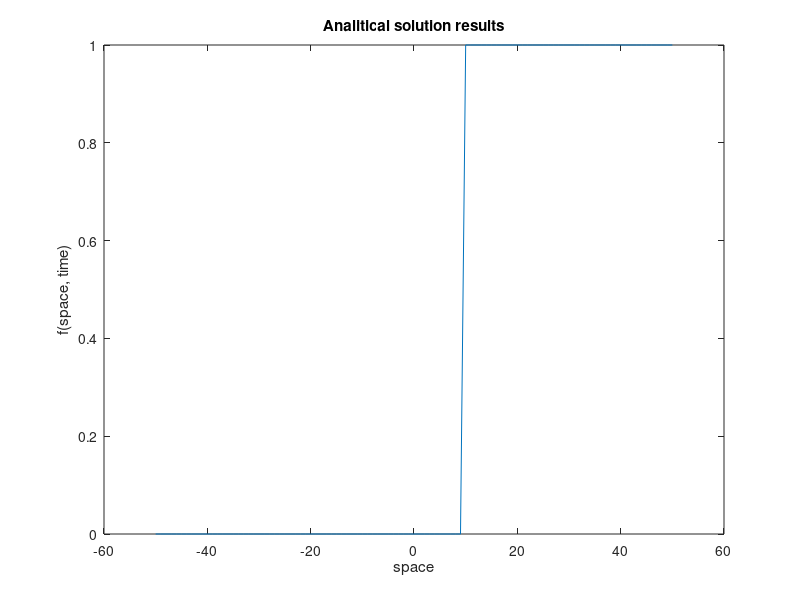

Write the MATLAB code that produced this figure. (Note: this script raises an error after producing the figure.)



analitycal = [0
0
0
0
0
0
0
0
0
0
0
0
0
0
0
0
0
0
0
0
0
0
0
0
0
0
0
0
0
0
0
0
0
0
0
0
0
0
0
0
0
0
0
0
0
0
0
0
0
0
0
0
0
0
0
0
0
0
0
1
1
1
1
1
1
1
1
1
1
1
1
1
1
1
1
1
1
1
1
1
1
1
1
1
1
1
1
1
1
1
1
1
1
1
1
1
1
1
1
1
]


x = [-50
-49
-48
-47
-46
-45
-44
-43
-42
-41
-40
-39
-38
-37
-36
-35
-34
-33
-32
-31
-30
-29
-28
-27
-26
-25
-24
-23
-22
-21
-20
-19
-18
-17
-16
-15
-14
-13
-12
-11
-10
-9
-8
-7
-6
-5
-4
-3
-2
-1
0
2
3
4
5
6
7
8
9
10
11
12
13
14
15
16
17
18
19
20
21
22
23
24
25
26
27
28
29
30
31
32
33
34
35
36
37
38
39
40
41
42
43
44
45
46
47
48
49
50
]


p = plot(x, analitycal)
xlabel('space')
ylabel('f(space, time)')
title('Analitical solution results')

p(1).LineWidth = 2;
